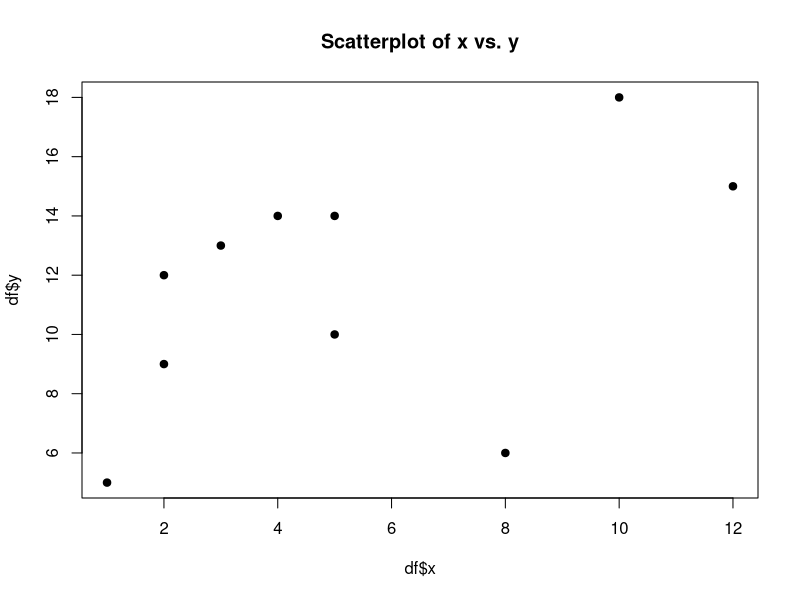
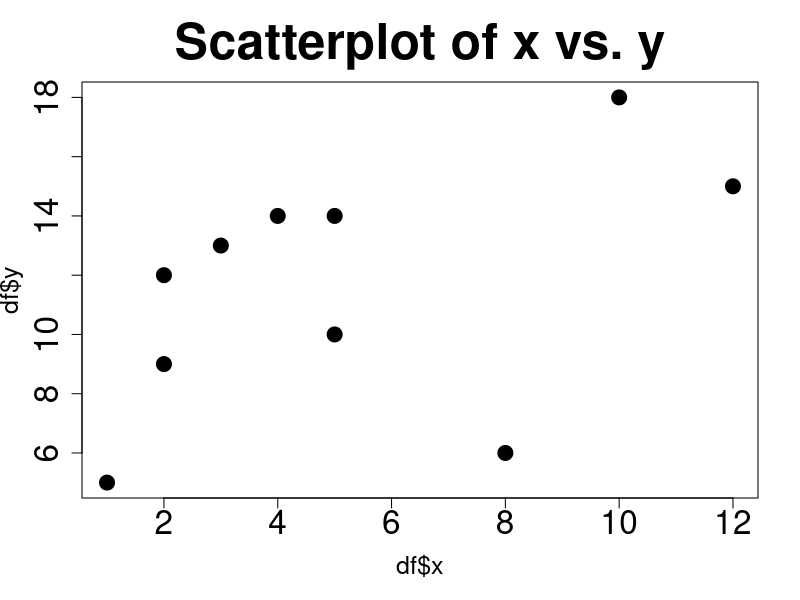

The R script that drew these images, in order:
# use cex to change size of plot sympols
# create data frame
df <- data.frame(x=c(1, 2, 2, 4, 5, 3, 5, 8, 12, 10),
                 y=c(5, 9, 12, 14, 14, 13, 10, 6, 15, 18))

# view data frame
df

# create scatterplot of x vs. y
plot(df$x, df$y, pch=19, main="Scatterplot of x vs. y")

# create scatterplot with custom symbol and text sizes
plot(df$x, df$y, pch=19, main = "Scatterplot of x vs. y", 
     cex=2, cex.main=3, cex.lab=1.5, cex.axis=2)
